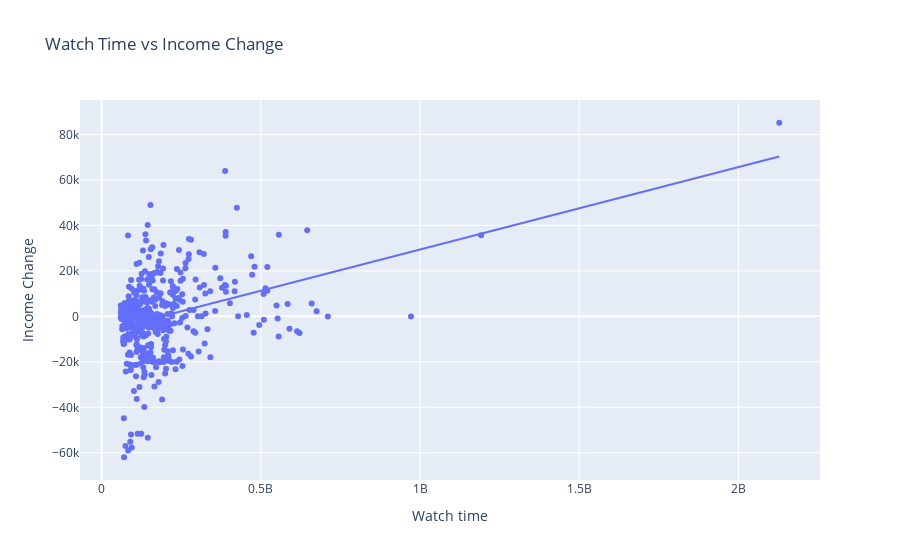

The notebook cell this image was saved under:
### Markdown cell above
The scatter plot below tracks watch time versus income gained. Despite the visual indication of the sloped line, the actual slope of the line is ~0.00004 and has no discernible correlation between the effect of watch time on income.

### Code cell
fig = px.scatter(finaldata, x="Watch time", y="Income Change", title="Watch Time vs Income Change", trendline="ols")
fig.show()

### Figure 1 — Plotly figure (JSON) as saved in the notebook; plotly's stock layout.template omitted (floating-point values rounded to 4 significant figures; data arrays with more than 128 entries replaced by an {"elided": "..."} marker saying what was removed)
{"data": [{"hovertemplate": "Watch time=%{x}<br>Income Change=%{y}<extra></extra>", "legendgroup": "", "marker": {"color": "#636efa", "symbol": "circle"}, "mode": "markers", "name": "", "orientation": "v", "showlegend": false, "type": "scatter", "x": {"elided": "503 int values"}, "xaxis": "x", "y": {"elided": "503 float values"}, "yaxis": "y"}, {"hovertemplate": "<b>OLS trendline</b><br>Income Change = 3.62717e-05 * Watch time + -6837.92<br>R<sup>2</sup>=0.122945<br><br>Watch time=%{x}<br>Income Change=%{y} <b>(trend)</b><extra></extra>", "legendgroup": "", "marker": {"color": "#636efa", "symbol": "circle"}, "mode": "lines", "name": "", "showlegend": false, "type": "scatter", "x": {"elided": "503 int values"}, "xaxis": "x", "y": {"elided": "503 float values"}, "yaxis": "y"}], "layout": {"legend": {"tracegroupgap": 0}, "title": {"text": "Watch Time vs Income Change"}, "xaxis": {"anchor": "y", "domain": [0, 1], "title": {"text": "Watch time"}}, "yaxis": {"anchor": "x", "domain": [0, 1], "title": {"text": "Income Change"}}}}
